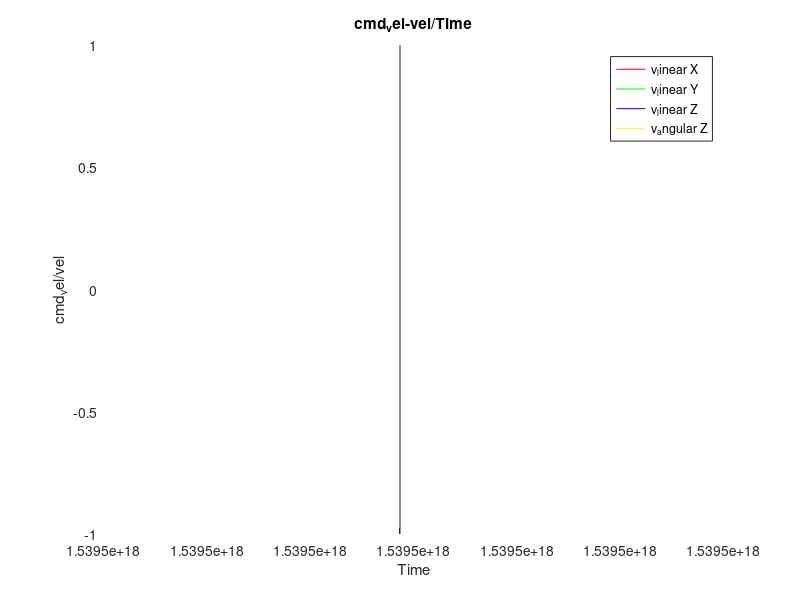

This chart was generated by the following MATLAB code:
clear
M2 = csvread('./test_drone2/1/out_vel.txt', 1,0);
time = M2(:,1);
cv_linear_x = M2(:,2);
cv_linear_y = M2(:,3);
cv_linear_z = M2(:,4);
cv_angular_x = M2(:,5);
cv_angular_y = M2(:,6);
cv_angular_z = M2(:,7);
hold on
plot(time, cv_linear_x, 'r');
hold on
plot(time, cv_linear_y, 'g');
hold on
plot(time, cv_linear_z, 'b');
hold on
plot(time, cv_angular_z, 'y');

legend('v_linear X','v_linear Y', 'v_linear Z', 'v_angular Z');
xlabel('Time');
ylabel('cmd_vel/vel');
title('cmd_vel-vel/Time');

